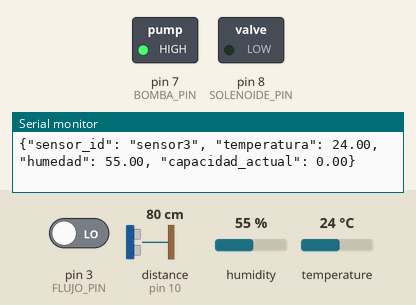
A sketch run on a simulated Arduino Uno, built with avr-gcc and run on an emulated ATmega328P. Shown: switched loads named in the sketch (green lamp = pin HIGH), the last lines printed to the serial monitor. Wiring (inferred from the names in the program): ultrasonic range finder: trigger pin 9; echo pin 10. The test bench sets the inputs (shaded band); at power-on: distance to the obstacle (sensor on pin 10) 80 cm, pin 3 (FLUJO_PIN) LOW, humidity 55 %, temperature 24 °C. The echo pulse lasts 58.3 µs per cm; pins used as bus, display or sensor lines are not drawn.

Above: at 4.8 s.
4.9 s: distance to the obstacle (sensor on pin 10) set to 10 cm
7.9 s: distance to the obstacle (sensor on pin 10) set to 7 cm
At 9.3 s:
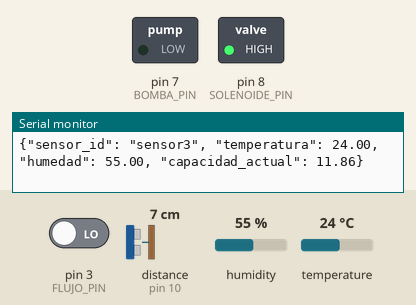
10.9 s: distance to the obstacle (sensor on pin 10) set to 17 cm
13.9 s: distance to the obstacle (sensor on pin 10) set to 21 cm
At 15.0 s:
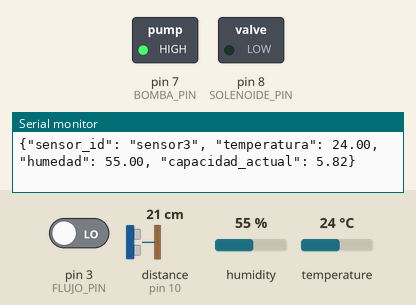
16.9 s: distance to the obstacle (sensor on pin 10) set to 2 cm
At 18.5 s:
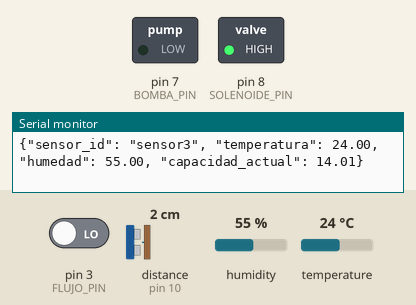
Timing chart, 0 to 20.0 s (numbered marks = the images above; inputs shaded):
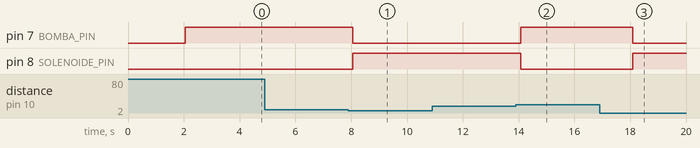

Measured:
- the behaviour switches between 9 and 8 cm on distance to the obstacle (sensor on pin 10) (found by bisection; images 0 and 1)
- the behaviour switches between 18 and 19 cm on distance to the obstacle (sensor on pin 10) (found by bisection; images 1 and 2)
- after the input at 7.9 s, pin 7 (BOMBA_PIN): HIGH → LOW after 0.15 s; pin 8 (SOLENOIDE_PIN): LOW → HIGH after 0.15 s
- after the input at 13.9 s, pin 7 (BOMBA_PIN): LOW → HIGH after 0.18 s; pin 8 (SOLENOIDE_PIN): HIGH → LOW after 0.18 s
- after the input at 16.9 s, pin 7 (BOMBA_PIN): HIGH → LOW after 1.2 s; pin 8 (SOLENOIDE_PIN): LOW → HIGH after 1.2 s

The sketch:

AllSystemV13.ino
```cpp
#include <DHT.h>  // Librería del sensor DHT
#include <Wire.h> // Librería para comunicación I2C si se usa RTC

// Configuración del sensor DHT
#define DHTPIN 2        // Pin digital conectado al DHT11
#define DHTTYPE DHT11   // Tipo de sensor DHT
DHT dht(DHTPIN, DHTTYPE);

// Configuración del sensor de ultrasonidos HC-SR04
const int TRIG_PIN = 9;  // Pin de disparo (Trigger)
const int ECHO_PIN = 10; // Pin de eco (Echo)

// Configuración del solenoide, bomba y sensor de flujo
const int SOLENOIDE_PIN = 8; // Pin de control del solenoide
const int BOMBA_PIN = 7;     // Pin de control de la bomba (Módulo 4 del relé)
const int FLUJO_PIN = 3;     // Pin de señal del sensor de flujo

// Constantes para el nivel del agua
const float ALTURA_ESTANQUE = 33; // Altura total del estanque en cm
const float NIVEL_BAJO = 15.3;    // Nivel bajo (51%)
const float NIVEL_ALTO = 25.5;    // Nivel alto (90%)

// Configuración de temporizadores para cada bucle
unsigned long ultimaLecturaDHT = 0;
unsigned long ultimaLecturaUltrasonido = 0;
const unsigned long intervaloDHT = 2000;          // Intervalo de 2 segundos para el DHT
const unsigned long intervaloUltrasonido = 1000;  // Intervalo de 1 segundo para el HC-SR04
const unsigned long intervaloFlujo = 500;         // Intervalo de 500 ms para verificar flujo

bool solenoideAbierto = false; // Estado del solenoide

// ID del sensor (puedes cambiarlo según sea necesario)
String sensor_id = "sensor3"; // Este es el identificador del sensor

void setup() {
  // Inicialización de la comunicación serial
  Serial.begin(9600);

  // Inicialización del sensor DHT
  dht.begin();

  // Configuración de los pines del HC-SR04, solenoide, bomba y sensor de flujo
  pinMode(TRIG_PIN, OUTPUT);
  pinMode(ECHO_PIN, INPUT);
  pinMode(SOLENOIDE_PIN, OUTPUT);
  pinMode(BOMBA_PIN, OUTPUT);
  pinMode(FLUJO_PIN, INPUT);

  // Asegurar que solenoide y bomba estén inicialmente apagados
  digitalWrite(SOLENOIDE_PIN, LOW);
  digitalWrite(BOMBA_PIN, LOW);
}

void loop() {
  unsigned long tiempoActual = millis();

  // Lectura del sensor DHT cada 2 segundos
  if (tiempoActual - ultimaLecturaDHT >= intervaloDHT) {
    ultimaLecturaDHT = tiempoActual;

    float humedad = dht.readHumidity();
    float temperatura = dht.readTemperature();

    if (isnan(humedad) || isnan(temperatura)) {
      Serial.println("Error al leer el sensor DHT11");
    } else {
      String data = "{\"sensor_id\": \"" + sensor_id + "\", \"temperatura\": " + String(temperatura) + ", \"humedad\": " + String(humedad);

      // Lectura del sensor HC-SR04 cada 1 segundo
      if (tiempoActual - ultimaLecturaUltrasonido >= intervaloUltrasonido) {
        ultimaLecturaUltrasonido = tiempoActual;

        float distancia = medirDistancia();
        float alturaAgua = ALTURA_ESTANQUE - distancia; // Calcula la altura del agua

        if (alturaAgua < 0) alturaAgua = 0; // Asegura que no haya valores negativos

        float litros = calcularLitros(alturaAgua); // Calcula los litros según la altura

        // Agregar el dato de cantidad de agua en litros
        data += ", \"capacidad_actual\": " + String(litros) + "}";

        // Imprimir los datos con sensor_id
        Serial.println(data);

        // Control del solenoide y la bomba según el nivel de agua (invertido)
        if (litros >= (NIVEL_ALTO / ALTURA_ESTANQUE * 14.74)) { // Nivel alto de agua
          abrirSolenoide();   // Abre el solenoide cuando el nivel es alto
        } else if (litros <= (NIVEL_BAJO / ALTURA_ESTANQUE * 14.74)) { // Nivel bajo de agua
          cerrarSolenoide();  // Cierra el solenoide cuando el nivel es bajo
        }
      }
    }
  }

  // Verificar flujo de agua cada 500 ms si el solenoide está abierto
  if (solenoideAbierto && tiempoActual % intervaloFlujo < 50) {
    verificarFlujo();
  }

  delay(10); // Pequeña pausa opcional (sin bloquear el bucle)
}

// Función para medir la distancia usando el sensor HC-SR04
float medirDistancia() {
  digitalWrite(TRIG_PIN, LOW);
  delayMicroseconds(2);
  digitalWrite(TRIG_PIN, HIGH);
  delayMicroseconds(10);
  digitalWrite(TRIG_PIN, LOW);

  long duracion = pulseIn(ECHO_PIN, HIGH);
  float distancia = duracion * 0.034 / 2; // Convierte el tiempo en cm

  return distancia;
}

// Función para calcular los litros según la altura
float calcularLitros(float altura) {
  if (altura <= 0) return 0;
  if (altura >= 33) return 14.74;

  // Usa una interpolación lineal basada en la tabla de datos
  float litros[] = {0.40, 0.80, 1.25, 1.75, 2.33, 3.00, 3.43, 3.87, 4.30, 4.74,
                    5.17, 5.61, 6.04, 6.48, 6.91, 7.35, 7.78, 8.22, 8.65, 9.09,
                    9.52, 9.96, 10.39, 10.83, 11.26, 11.70, 12.13, 12.57, 13.00, 13.44,
                    13.87, 14.30, 14.74};

  int index = (int)altura; // Toma la parte entera de la altura como índice
  float fraccion = altura - index; // Parte decimal para interpolar
  return litros[index - 1] + (litros[index] - litros[index - 1]) * fraccion;
}

// Función para abrir el solenoide
void abrirSolenoide() {
  digitalWrite(SOLENOIDE_PIN, HIGH); // Abre el solenoide
  digitalWrite(BOMBA_PIN, LOW);     // Asegura que la bomba esté apagada
  solenoideAbierto = true;
}

// Función para cerrar el solenoide
void cerrarSolenoide() {
  digitalWrite(SOLENOIDE_PIN, LOW); // Cierra el solenoide
  digitalWrite(BOMBA_PIN, HIGH);    // Enciende la bomba cuando se cierra el solenoide
  solenoideAbierto = false;
}

unsigned long ultimoErrorEnviado = 0; // Variable global para rastrear el último mensaje de error
const unsigned long intervaloError = 60000; // Intervalo de 1 minuto en milisegundos

// Función para verificar el flujo de agua
void verificarFlujo() {
  int flujo = digitalRead(FLUJO_PIN); // Leer el estado del sensor de flujo

  if (solenoideAbierto && flujo == LOW) {
    unsigned long tiempoActual = millis();
    if (tiempoActual - ultimoErrorEnviado >= intervaloError) {
      // Detecta fallo si el solenoide está abierto y no hay flujo
      registrarEvento("error", "Fallo en el sistema, no se detecta flujo con el solenoide abierto");
      ultimoErrorEnviado = tiempoActual; // Actualiza el tiempo del último mensaje
    }
  }
}

// Función para registrar un evento
void registrarEvento(String tipo, String descripcion) {
  String evento = "{\"sensor_id\": \"" + sensor_id + "\", \"tipo_evento\": \"" + tipo + "\", \"descripcion\": \"" + descripcion + "\", \"fecha_evento\": \"" + String(millis()) + "\"}";
  Serial.println(evento);
}
```
